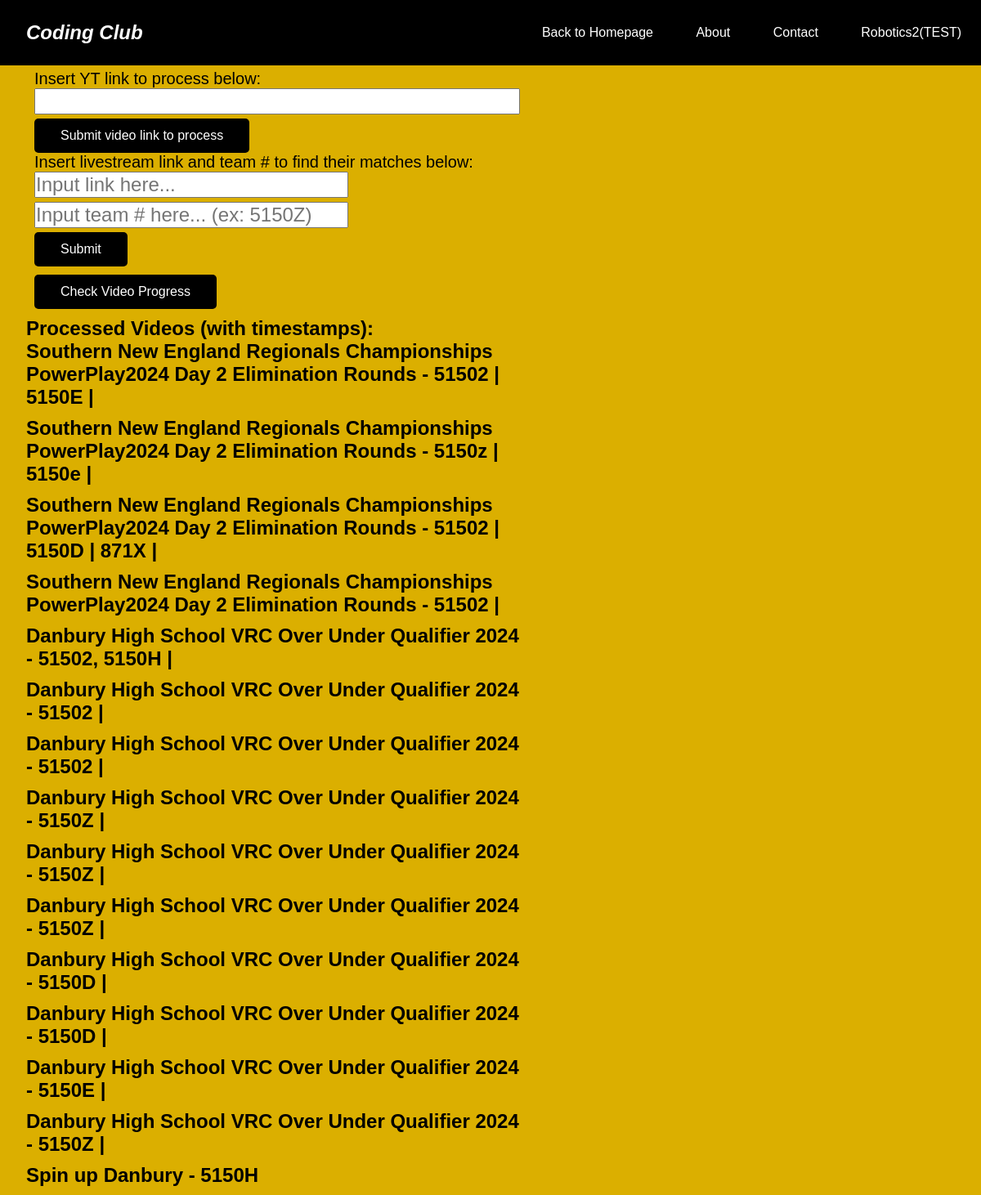
The page /video_analysis on the database its author committed.
### websiteFace/webFuncts/models.py (models this page shows, shortened)
class ResultStorage(models.Model):
    found = models.CharField(max_length = 100)
    vid_name = models.CharField(max_length = 100)
    vid_links = models.TextField(null=True, blank=True)
    class Meta:
        app_label = "websiteFace"

### websiteFace/views.py (the view)
# urls.py: path("video_analysis", views.videoAnalysis, name="TEST2"),
def videoAnalysis(request):
    videos = ResultStorage.objects.all()
    videos = list(videos)[::-1]
    for video in videos:
        video.vid_links = re.split(r'\n|Link:', video.vid_links)
    context = {
        'videos': videos,
    }
    return render(request, 'videoSubmit.html', context)

### templates/videoSubmit.html (shortened to what this page needs)
<!DOCTYPE html>
<html lang="en">
<head>
    <link rel="stylesheet" href="/static/style.css">
</head>
<body>
    <nav>
        <div class="logo">Coding Club</div>
        <div class="nav-items">
            <a href="/">Back to Homepage</a>
            <a href="/about">About</a>
            <a href="/contact">Contact</a>
            <a href="/robotics">Robotics2(TEST)</a>
        </div>
    </nav>
    <section class="hero">
      <div class="hero-container">
        <div class="column-left-ocr">
          <section class="form">
              <div class="form-container">
                  <form action="/start" method="get">
                      <p>Insert YT link to process below: </p>
                      <input type="text" size="40" name="link" style="margin-bottom: 5px">
                      <button class="button-ocr">Submit video link to process</button>
                  </form>
                  <form action="/findteam" method="get">
                      <p>Insert livestream link and team # to find their matches below:</p>
                      <input type="text" size="25" name="link" placeholder="Input link here..." style="margin-bottom: 5px">
                      <br>
                      <input type="text" size="25" name="team" placeholder="Input team # here... (ex: 5150Z)" style="margin-bottom: 5px">
                      <br>
                      <button class="button-ocr" style="margin-bottom:10px">Submit</button>
                  </form>
                  <form action="/checkProgress" method="get">
                      <button class="button-ocr" style="margin-bottom: 0px">Check Video Progress</button>
                  </form>
              </div>
          </section>
    <h1>Processed Videos (with timestamps):</h1>
    {% for video in videos %}
        <div class="dropdown">
            <h2>{{ video.vid_name }} - {{ video.found }}</h2>
        </div>
    {% endfor %}
</body>
</html>

### assests/style.css (style rules this page uses)
* { box-sizing: border-box; margin: 0; padding: 0; font-family: 'Trebuchet MS', 'Lucida Sans Unicode', 'Lucida Grande', 'Lucida Sans', Arial, sans-serif; }
nav { height: 80px; width:100%; overflow:hidden; position:fixed; background: #000000; display: flex; justify-content: space-between; align-items: center; padding: 0rem calc((100vw - 1300px) / 2); }
.logo { color: rgb(255, 255, 255); font-size: 1.5rem; font-weight: bold; font-style: italic; padding: 0 2rem; }
nav a { text-decoration: none; color: #ffffff; padding: 0 1.5rem; }
.hero { background: #dbaf00; }
.hero-container { display: grid; grid-template-columns: 1fr 1fr; height: 95vh; padding: 0rem calc((100vw - 1399px) / 2); }
body { background-color: #dbaf00 }
.form-container { max-width: 750px; margin: 0; padding: 10px; }
form { font-size: 20px; }
input, select, textarea { font-size: 24px; }
.button-ocr { padding: .75rem 2rem; font-size: 1rem; border: none; color: #ffffff; background: rgb(0, 0, 0); cursor: pointer; border-radius: 5px; }
.column-left-ocr { margin-top: 75px; display: flex; flex-direction: column; justify-content: center; align-items: flex-start; color: rgb(0, 0, 0); padding: 0rem 2rem; }

### templates/videoSubmit.html (style rules this page uses)
.dropdown { margin-bottom: 10px; }

### rows shown on the page
ResultStorage: vid_name "Southern New England Regionals Championships PowerPlay2024 Day 2 Elimination Rounds", found "51502 | 5150E |"
ResultStorage: vid_name "Southern New England Regionals Championships PowerPlay2024 Day 2 Elimination Rounds", found "5150z | 5150e |"
ResultStorage: vid_name "Southern New England Regionals Championships PowerPlay2024 Day 2 Elimination Rounds", found "51502 | 5150D | 871X |"
ResultStorage: vid_name "Southern New England Regionals Championships PowerPlay2024 Day 2 Elimination Rounds", found "51502 |"
ResultStorage: vid_name "Danbury High School VRC Over Under Qualifier 2024", found "51502, 5150H |"
ResultStorage: vid_name "Danbury High School VRC Over Under Qualifier 2024", found "51502 |"
ResultStorage: vid_name "Danbury High School VRC Over Under Qualifier 2024", found "51502 |"
ResultStorage: vid_name "Danbury High School VRC Over Under Qualifier 2024", found "5150Z |"
ResultStorage: vid_name "Danbury High School VRC Over Under Qualifier 2024", found "5150Z |"
ResultStorage: vid_name "Danbury High School VRC Over Under Qualifier 2024", found "5150Z |"
ResultStorage: vid_name "Danbury High School VRC Over Under Qualifier 2024", found "5150D |"
ResultStorage: vid_name "Danbury High School VRC Over Under Qualifier 2024", found "5150D |"
ResultStorage: vid_name "Danbury High School VRC Over Under Qualifier 2024", found "5150E |"
ResultStorage: vid_name "Danbury High School VRC Over Under Qualifier 2024", found "5150Z |"
ResultStorage: vid_name "Spin up Danbury", found "5150H"
